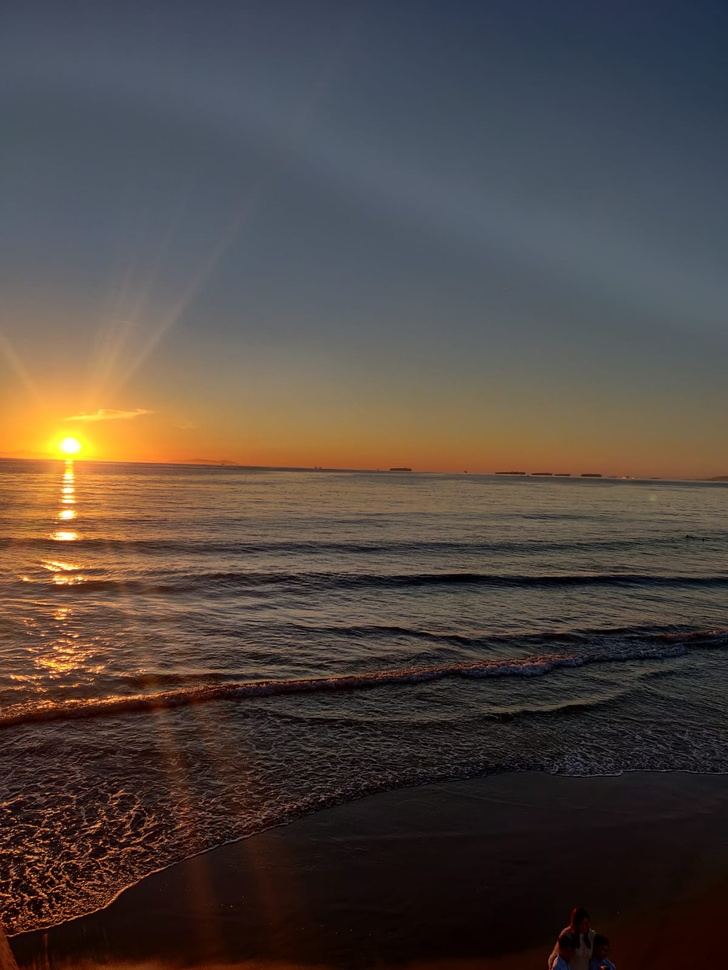
#> input picture 1.JPG, 728 x 970 px, shrunk from 1200 x 1599 before the run, found by its file name
$ python BLCT.py
#> lines starting #> are read from the running program, lines starting #| are printed output that depends on the picture
# -*- coding: utf-8 -*-
"""
Balanced Contrast Enhancement Algorithm
"""

import cv2
import numpy as np

def blct(img):
    img = np.double(img)
    l = np.min(img)
    h = np.max(img)
    e = np.mean(img)
    s = np.mean(img**2)
    L = 0
    H = 255
    E = 145
    bnum = ((h**2) * (E-L)) + (s * (H-L)) + ((l**2) * (H-E))
    bden = 2 * ((h * (E - L)) - (e * (H - L)) + (l * (H - E)))
    b = bnum/bden
    anum = H - L
    aden = (h - l) * (h + l - (2*b))
    a = anum/aden

    c = L - (a * ((l - b)**2))
    y = (a * ((img[:,:] -b)**2)) + c
    y = np.uint8(y)
    return y

input_image = cv2.imread('C:/Users/Abhi/Downloads/1.jpg')
#> input_image is the input picture: shape (970, 728, 3); mean B, G, R 65.4, 70.6, 80.6
img_hsv = cv2.cvtColor(input_image,cv2.COLOR_BGR2HSV)
#> img_hsv: shape (970, 728, 3); mean H, S, V 60.2, 94.1, 88.8

H,S,V = cv2.split(img_hsv)
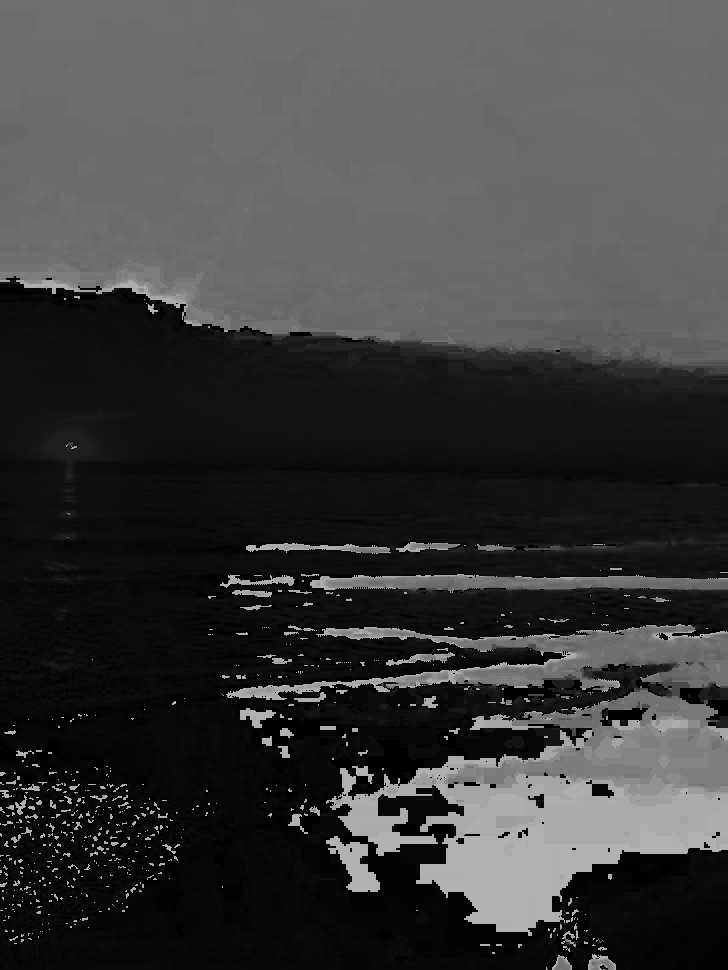
#> H: shape (970, 728); min 0, max 179, mean 60.2
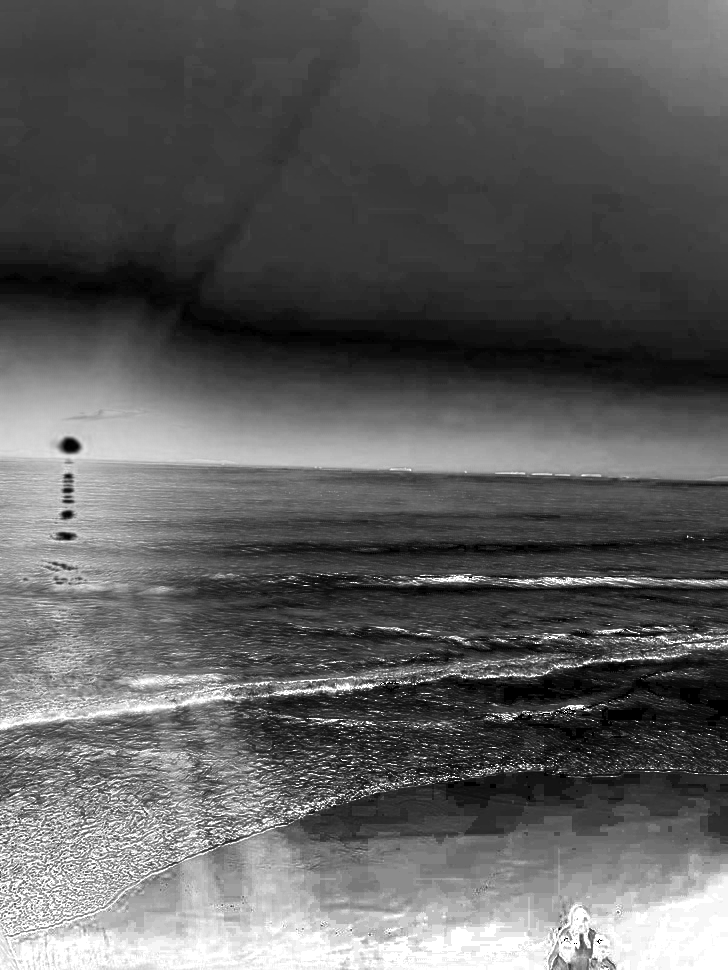
#> S: shape (970, 728); min 0, max 255, mean 94.1
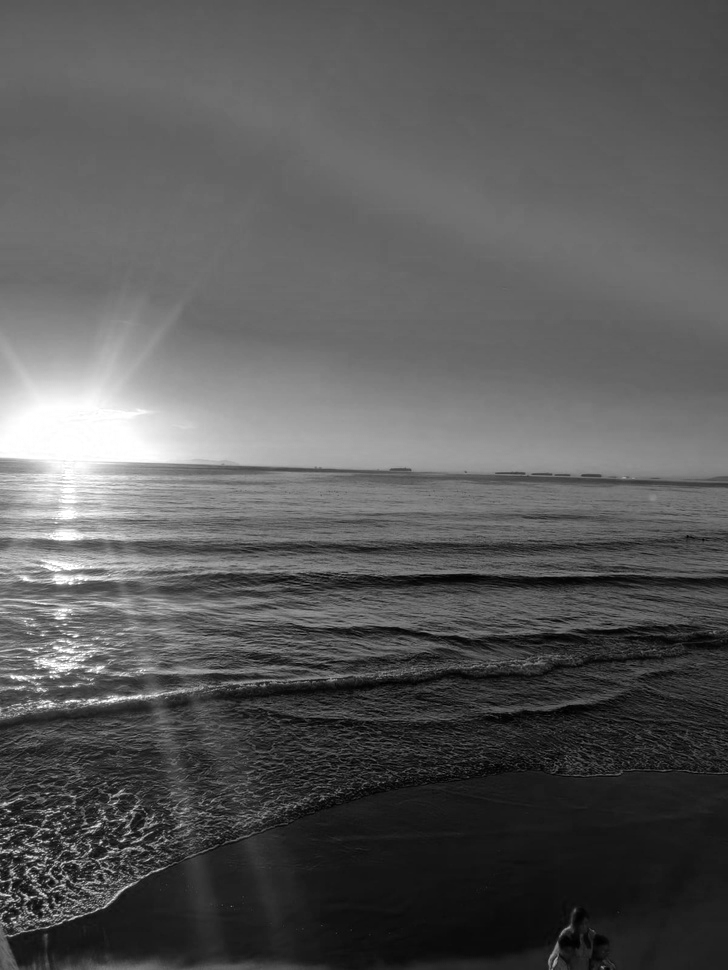
#> V: shape (970, 728); min 0, max 255, mean 88.8

o = blct(V)
#> in blct, `l = np.min(img)`: l = 0
#> in blct, `h = np.max(img)`: h = 255
#> in blct, `e = np.mean(img)`: e = 88.79
#> in blct, `s = np.mean(img**2)`: s = 10199.6
#> in blct, `bnum = ((h**2) * (E-L)) + (s * (H-L)) + ((l**2) * (H-E))`: bnum = 12029517.2
#> in blct, `bden = 2 * ((h * (E - L)) - (e * (H - L)) + (l * (H - E)))`: bden = 28669.6
#> in blct, `b = bnum/bden`: b = 419.6
#> in blct, `aden = (h - l) * (h + l - (2*b))`: aden = -148966.5
#> in blct, `a = anum/aden`: a = -0.00171
#> in blct, `c = L - (a * ((l - b)**2))`: c = 301.4
#> in blct, `y = (a * ((img[:,:] -b)**2)) + c`:
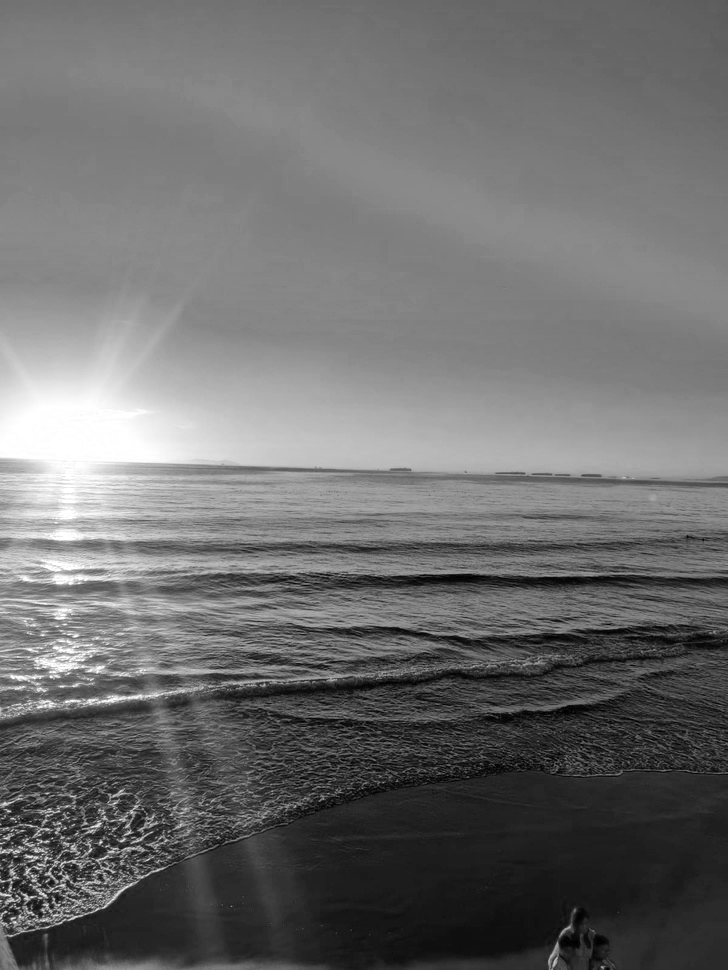
#> y: shape (970, 728) float64; min 0, max 255, mean 110.1

m = cv2.merge([H,S,o])
#> m: shape (970, 728, 3); mean H, S, V 60.2, 94.1, 109.6

img_bgr = cv2.cvtColor(m,cv2.COLOR_HSV2BGR)
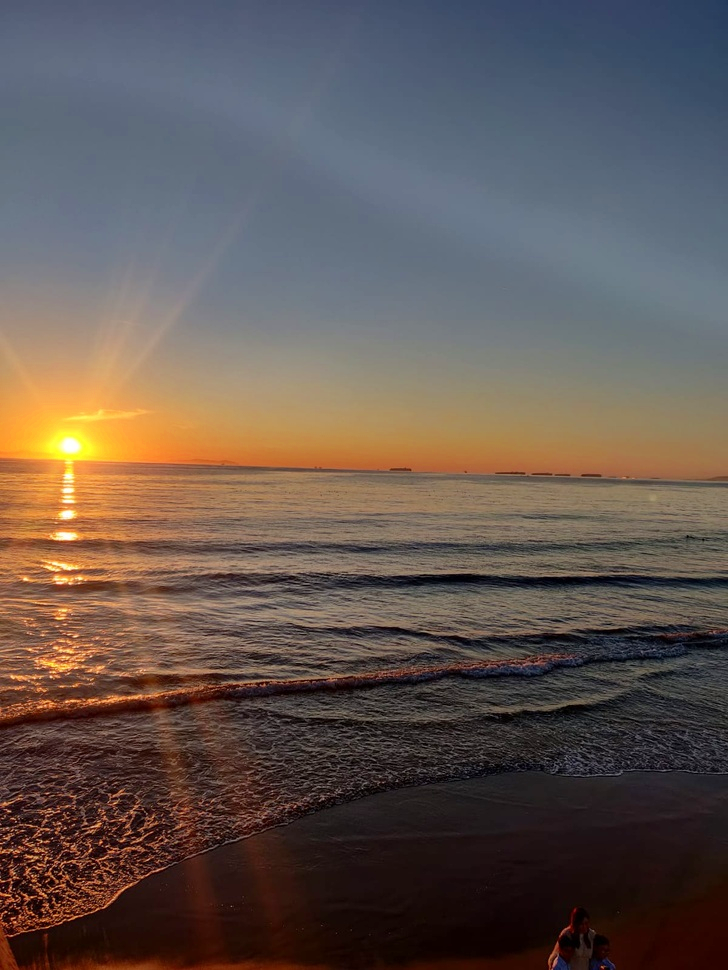
#> img_bgr: shape (970, 728, 3); mean B, G, R 81.3, 86.7, 99

cv2.imwrite('BLCT_output.png',img_bgr)
